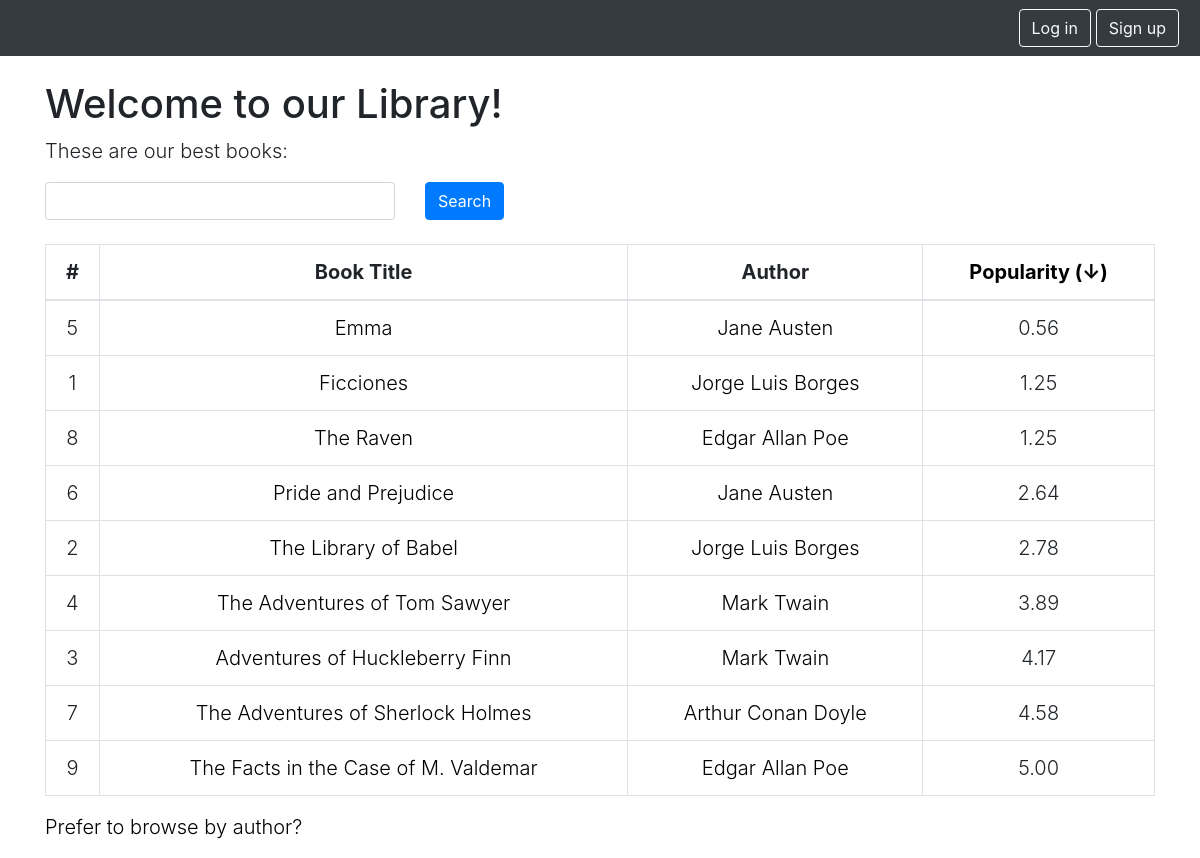
The page / on the database its author committed.
### sample_app/models.py (models this page shows, shortened)
class Book(models.Model):
    title = models.CharField(max_length=255)
    author = models.ForeignKey(Author, on_delete=models.CASCADE)
    isbn = models.CharField(max_length=255)
    popularity = models.DecimalField(max_digits=4, decimal_places=2)

class Author(models.Model):
    name = models.CharField(max_length=255)
    country = models.ForeignKey(Country, on_delete=models.CASCADE)

### sample_app/views.py (the view)
# urls.py: path('', views.index, name='index'),
def index(request):
    sort_method = request.GET.get('sort', 'asc')
    books = Book.objects.all()
    if sort_method == 'asc':
        books = books.order_by('popularity')
    elif sort_method == 'desc':
        books = books.order_by('-popularity')
    if 'q' in request.GET:
        q = request.GET['q']
        books = books.filter(title__icontains=q)
    request.session.setdefault('favorite_books', [])
    request.session.save()
    return render(request, 'books.html', {
        'books': books,
        'authors': Author.objects.all(),
        'sort_method': sort_method,
    })

### sample_app/templates/books.html (shortened to what this page needs)
{% extends "base.html" %}
{% block main %}
  <p class="h1">Welcome to our Library!</p>
  <p class="lead">These are our best books:</p>
  <form action="" method="GET">
    <div class="row">
      <div class="col-4">
        <input type="text" name="q" class="form-control">
      </div>
      <div class="col-1">
        <input type="submit" class="btn btn-primary btn-xs" value="Search">
      </div>
      <div class="col-7">
      </div>
    </div>
  </form>
  <br>
  <table class="table table-bordered table-hover text-center lead">
    <thead>
      <tr>
        <th>#</th>
        <th>Book Title</th>
        <th>Author</th>
        <th><a href="/?sort={% if sort_method == 'asc' %}desc{% else %}asc{% endif %}">Popularity ({% if sort_method == 'asc' %}↓{% else %}↑{% endif %})</a></th>
      </tr>
    </thead>
    <tbody>
      {% for book in books %}
        <tr>
          <td class="align-middle">{{ book.id }}</td>
          <td class="align-middle"><a href="{% url 'book_detail' book.author.id %}">{{ book.title}}</a></td>
          <td class="align-middle"><a href="{% url 'author_detail' book.author.id %}">{{ book.author.name}}</a></td>
          <td class="align-middle">{{ book.popularity}}</td>
        </tr>
      {% endfor %}
    </tbody>
  </table>
  <p class="lead"><a href="{% url 'authors' %}">Prefer to browse by author?</a></p>
{% endblock %}

### sample_app/templates/base.html (style rules this page uses)
.container { margin-top: 80px; }
a { color: black; }

### rows shown on the page
Book: id "5", title "Emma", author.name "Jane Austen", popularity "0.56"
Book: id "1", title "Ficciones", author.name "Jorge Luis Borges", popularity "1.25"
Book: id "8", title "The Raven", author.name "Edgar Allan Poe", popularity "1.25"
Book: id "6", title "Pride and Prejudice", author.name "Jane Austen", popularity "2.64"
Book: id "2", title "The Library of Babel", author.name "Jorge Luis Borges", popularity "2.78"
Book: id "4", title "The Adventures of Tom Sawyer", author.name "Mark Twain", popularity "3.89"
Book: id "3", title "Adventures of Huckleberry Finn", author.name "Mark Twain", popularity "4.17"
Book: id "7", title "The Adventures of Sherlock Holmes", author.name "Arthur Conan Doyle", popularity "4.58"
Book: id "9", title "The Facts in the Case of M. Valdemar", author.name "Edgar Allan Poe", popularity "5.00"
